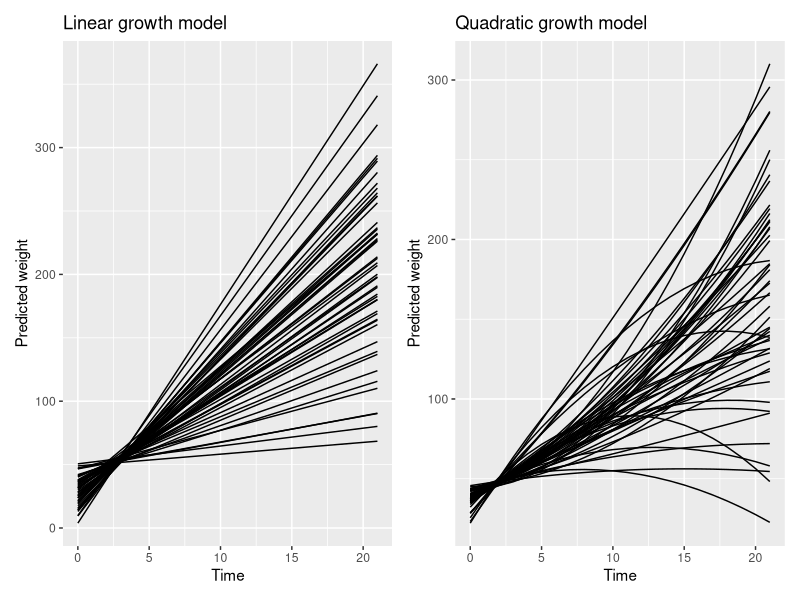
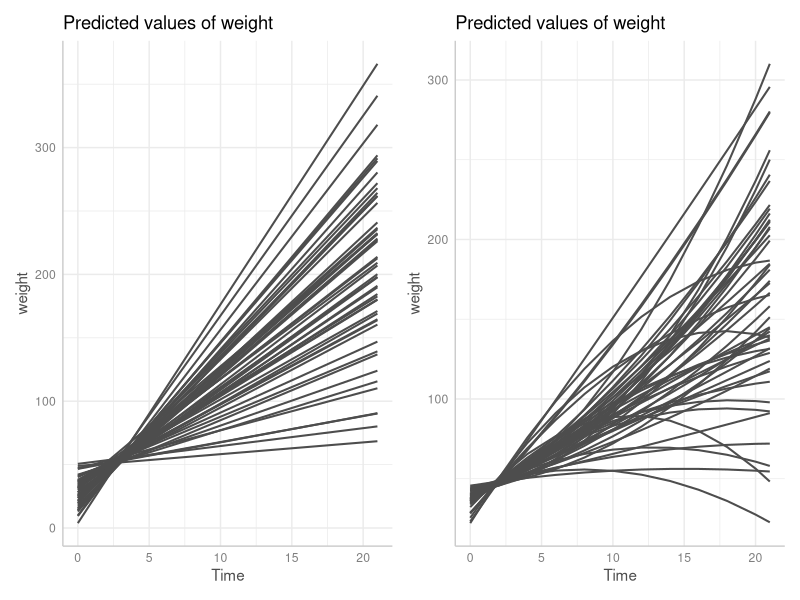
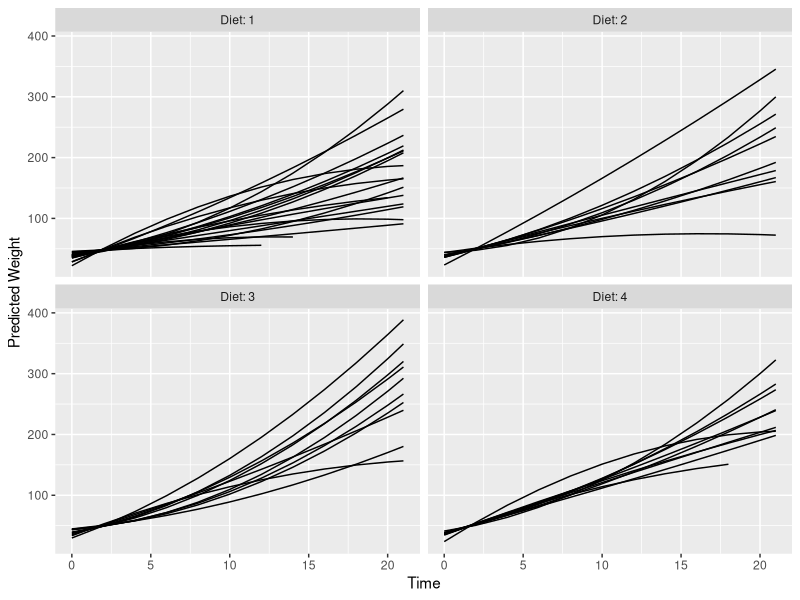
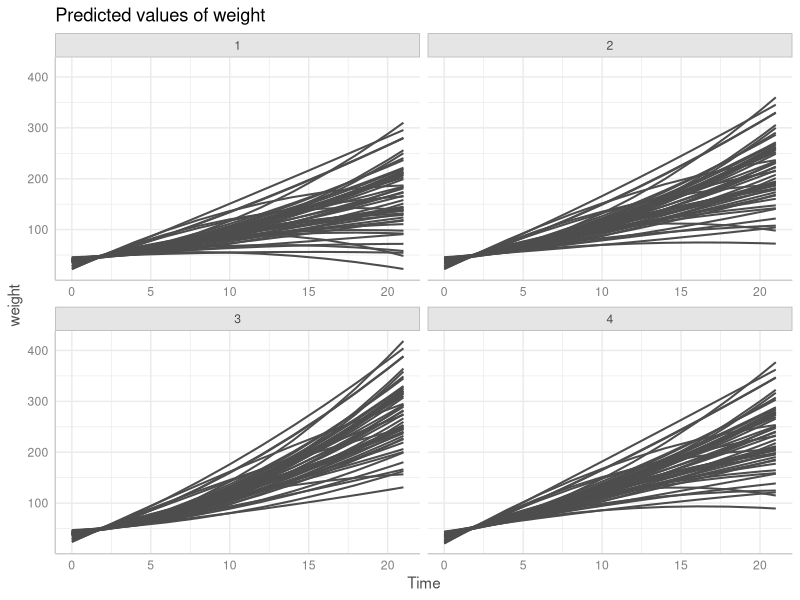
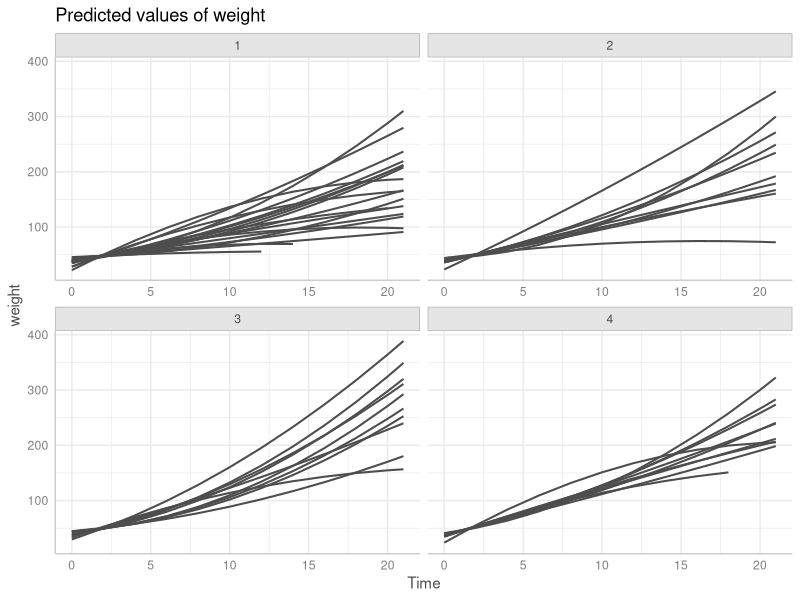
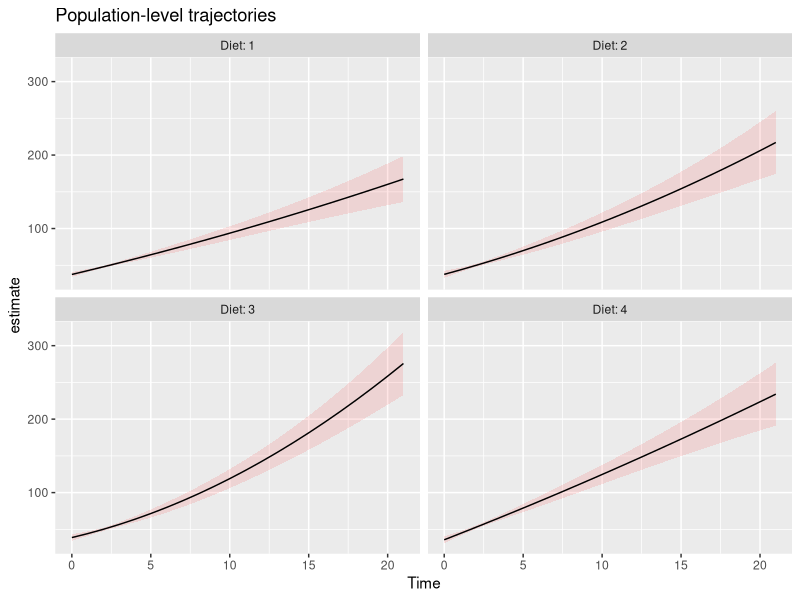
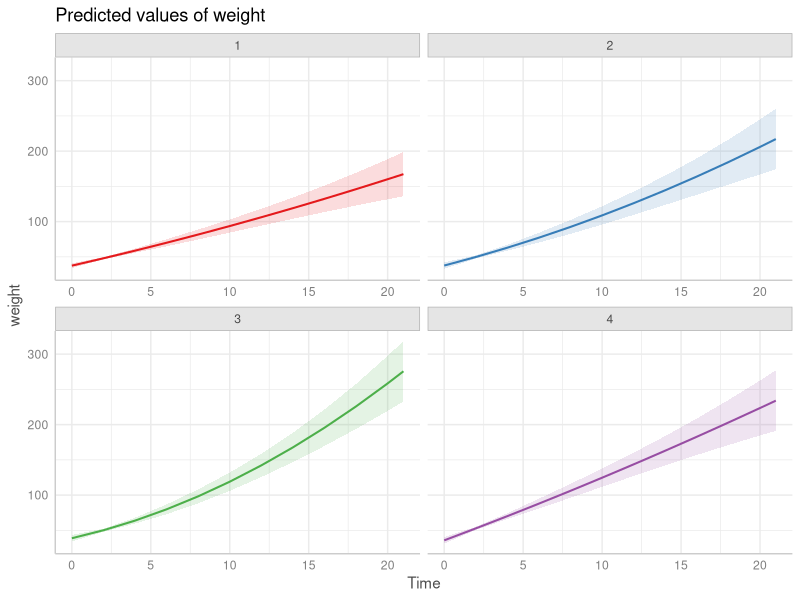

Generate these figures, in order, with R:
## ---- chunk 1
knitr::opts_chunk$set(collapse = TRUE, comment = "#>", dev = "png", fig.width = 7, fig.height = 4, message = FALSE, warning = FALSE)
options(width = 800)
if (!requireNamespace("ggplot2", quietly = TRUE) ||
    !requireNamespace("lme4", quietly = TRUE) ||
    !requireNamespace("patchwork", quietly = TRUE) ||
    !requireNamespace("marginaleffects", quietly = TRUE)) {
  knitr::opts_chunk$set(eval = FALSE)
}
## ---- chunk 2
library(lme4)            # modelling
library(ggeffects)       # predictions
library(marginaleffects) # predictions
library(ggplot2)         # plotting
library(patchwork)       # plot layout

data(ChickWeight)

model1 <- lmer(
  weight ~ 1 + Time + (1 + Time | Chick),
  data = ChickWeight
)

model2 <- lmer(
  weight ~ 1 + Time + I(Time^2) + Diet + Time:Diet + I(Time^2):Diet +
    (1 + Time + I(Time^2) | Chick),
  data = ChickWeight
)
## ---- chunk 3
pred1 <- predictions(model1,
  newdata = datagrid(
    Chick = ChickWeight$Chick,
    Time = 0:21
  )
)

p1 <- ggplot(pred1, aes(Time, estimate, level = Chick)) +
  geom_line() +
  labs(y = "Predicted weight", x = "Time", title = "Linear growth model")

pred2 <- predictions(model2,
  newdata = datagrid(
    Chick = ChickWeight$Chick,
    Time = 0:21
  )
)

p2 <- ggplot(pred2, aes(Time, estimate, level = Chick)) +
  geom_line() +
  labs(y = "Predicted weight", x = "Time", title = "Quadratic growth model")

p1 + p2
## ---- chunk 4
pr <- ggpredict(model1, terms = c("Time", "Chick"), type = "random")
p3 <- plot(pr, colors = rep("grey30", 50), show_ci = FALSE, show_legend = FALSE)

pr <- ggpredict(model2, terms = c("Time", "Chick"), type = "random")
p4 <- plot(pr, colors = rep("grey30", 50), show_ci = FALSE, show_legend = FALSE)

p3 + p4
## ---- chunk 5
pred <- predictions(model2)

ggplot(pred, aes(Time, estimate, level = Chick)) +
  geom_line() +
  ylab("Predicted Weight") +
  facet_wrap(~Diet, labeller = label_both)
## ---- chunk 6
pr <- ggpredict(model2, terms = c("Time", "Chick", "Diet"), type = "random")
plot(pr, colors = rep("grey30", 50), show_ci = FALSE, show_legend = FALSE)
## ---- chunk 7
pr <- ggpredict(model2, terms = c("Time", "Chick", "Diet"), type = "random")
plot(
  pr,
  colors = rep("grey30", 50),
  show_ci = FALSE,
  show_legend = FALSE,
  limit_range = TRUE
)
## ---- chunk 8
pred <- predictions(
  model2,
  newdata = datagrid(
    Chick = NA,
    Diet = 1:4,
    Time = 0:21
  ),
  re.form = NA
)

ggplot(pred, aes(x = Time, y = estimate, ymin = conf.low, ymax = conf.high)) +
  geom_ribbon(alpha = 0.1, fill = "red") +
  geom_line() +
  facet_wrap(~Diet, labeller = label_both) +
  labs(title = "Population-level trajectories")
## ---- chunk 9
pr <- ggpredict(model2, terms = c("Time", "Diet"))
plot(pr, grid = TRUE)
